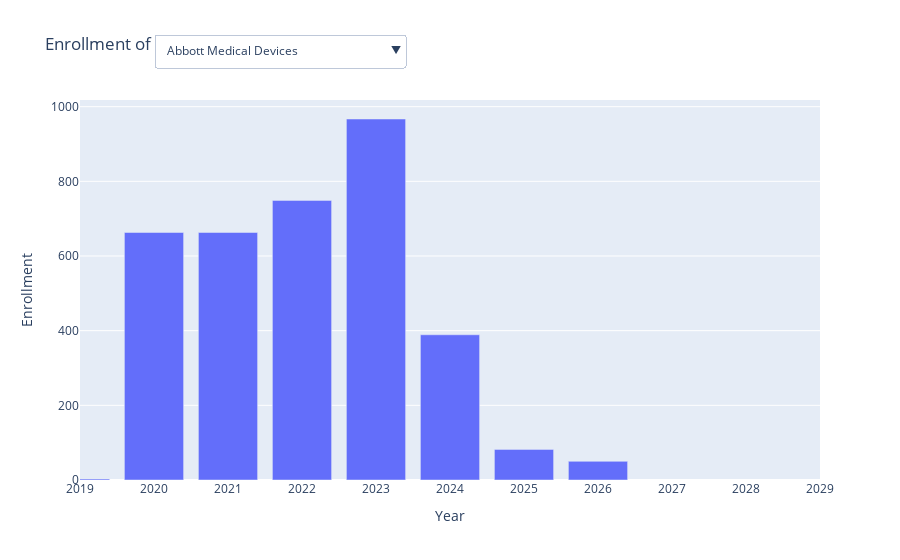

This figure's notebook cell:
### Code cell
enrollment_of_comp_trial_by_year()

### Figure 1 — Plotly figure (JSON) as saved in the notebook; plotly's stock layout.template omitted (floating-point values rounded to 4 significant figures)
{"data": [{"name": "Cardiovascular Disease", "type": "bar", "visible": true, "x": [2019, 2020, 2021, 2022, 2023, 2024, 2025, 2026], "y": [3, 663, 663, 749, 967, 389, 82, 50]}, {"name": "Cardiovascular Disease", "type": "bar", "visible": false, "x": [2020, 2021, 2022, 2023, 2024, 2025, 2026], "y": [18, 18, 46777, 46777, 7297, 7297, 7297]}, {"name": "Diabetes", "type": "bar", "visible": false, "x": [2023, 2024, 2025, 2026], "y": [592, 592, 592, 592]}, {"name": "Liver Disease", "type": "bar", "visible": false, "x": [2021, 2022, 2023], "y": [20, 45, 25]}, {"name": "Obesity", "type": "bar", "visible": false, "x": [2019, 2020, 2021, 2022, 2023, 2024, 2025, 2026], "y": [60, 170, 170, 182, 1256, 1276, 1184, 1184]}, {"name": "Cardiovascular Disease", "type": "bar", "visible": false, "x": [2020, 2021, 2022, 2023, 2024, 2025, 2026], "y": [24636, 33219, 39932, 33097, 2937, 1477, 1000]}, {"name": "Diabetes", "type": "bar", "visible": false, "x": [2019, 2020, 2021, 2022, 2023, 2024], "y": [621, 240920, 241783, 241147, 240900, 679]}, {"name": "Endocrine Disorder", "type": "bar", "visible": false, "x": [2023, 2024, 2025], "y": [1090, 1090, 1090]}, {"name": "Kidney Disease", "type": "bar", "visible": false, "x": [2019, 2020, 2021, 2022, 2023, 2024, 2025, 2026], "y": [1938, 1008913, 1009701, 3692796, 3693560, 3700, 1329, 300]}, {"name": "Liver Disease", "type": "bar", "visible": false, "x": [2021, 2022, 2023, 2024], "y": [12, 24, 114, 118]}, {"name": "Cardiovascular Disease", "type": "bar", "visible": false, "x": [2020, 2021, 2022, 2023, 2024], "y": [6016, 7052, 7652, 6616, 6016]}, {"name": "Diabetes", "type": "bar", "visible": false, "x": [2019, 2020, 2021, 2022, 2023, 2024, 2025, 2026, 2027, 2028], "y": [24, 2056, 339359, 413130, 91954, 76007, 11507, 5500, 5500, 5500]}, {"name": "Kidney Disease", "type": "bar", "visible": false, "x": [2020, 2021, 2022, 2023, 2024, 2025, 2026, 2027, 2028], "y": [243, 337575, 411793, 1090398, 1074578, 12078, 5819, 5819, 5600]}, {"name": "Liver Disease", "type": "bar", "visible": false, "x": [2022, 2023, 2024, 2025], "y": [27, 27, 32, 32]}, {"name": "Cardiovascular Disease", "type": "bar", "visible": false, "x": [2020, 2021, 2022, 2023, 2024, 2025, 2026, 2027], "y": [530, 530, 5252, 5252, 11252, 6600, 6000, 6000]}, {"name": "Diabetes", "type": "bar", "visible": false, "x": [2019, 2020, 2021, 2022, 2023, 2024, 2025, 2026], "y": [13654, 29429, 540854, 526111, 578834, 548434, 547750, 600]}, {"name": "Kidney Disease", "type": "bar", "visible": false, "x": [2019, 2020, 2021, 2022, 2023], "y": [28, 28, 484, 484, 261]}, {"name": "Obesity", "type": "bar", "visible": false, "x": [2020, 2021, 2022, 2023, 2024, 2025, 2026], "y": [87, 474, 469, 6668, 7530, 7476, 7260]}, {"name": "Diabetes", "type": "bar", "visible": false, "x": [2020, 2021, 2022, 2023, 2024], "y": [154, 65, 165, 255, 165]}, {"name": "Diabetes", "type": "bar", "visible": false, "x": [2021, 2022, 2023, 2024, 2025], "y": [159, 499, 15803, 15604, 15000]}, {"name": "Cardiovascular Disease", "type": "bar", "visible": false, "x": [2023, 2024, 2025, 2026, 2027, 2028, 2029], "y": [432, 12932, 12932, 12932, 12500, 12500, 12500]}, {"name": "Diabetes", "type": "bar", "visible": false, "x": [2019, 2020, 2021, 2022, 2023, 2024, 2025, 2026, 2027], "y": [3808, 19796, 21950, 21913, 29454, 30063, 25515, 3512, 2030]}, {"name": "Kidney Disease", "type": "bar", "visible": false, "x": [2023, 2024, 2025, 2026], "y": [2760, 2760, 2760, 140]}, {"name": "Obesity", "type": "bar", "visible": false, "x": [2019, 2020, 2021, 2022, 2023, 2024, 2025, 2026, 2027], "y": [5078, 5433, 12399, 44640, 70663, 66594, 58200, 47298, 36748]}, {"name": "Diabetes", "type": "bar", "visible": false, "x": [2020, 2021, 2022, 2023, 2024, 2025], "y": [42, 294, 252, 1050, 1392, 1392]}, {"name": "Obesity", "type": "bar", "visible": false, "x": [2023, 2024, 2025], "y": [450, 792, 792]}, {"name": "Diabetes", "type": "bar", "visible": false, "x": [2021, 2022, 2023, 2024, 2025], "y": [377, 808, 1594, 1396, 513]}, {"name": "Kidney Disease", "type": "bar", "visible": false, "x": [2019, 2020, 2021], "y": [54, 54, 54]}, {"name": "Liver Disease", "type": "bar", "visible": false, "x": [2020, 2021, 2022, 2023], "y": [96, 96, 48, 24]}, {"name": "Obesity", "type": "bar", "visible": false, "x": [2021, 2022], "y": [254, 254]}, {"name": "Cardiovascular Disease", "type": "bar", "visible": false, "x": [2019, 2020, 2021, 2022, 2023, 2024, 2025, 2026, 2027], "y": [919, 1659617, 20984, 20043, 226444, 20210, 19283, 17313, 17013]}, {"name": "Liver Disease", "type": "bar", "visible": false, "x": [2021, 2022, 2023], "y": [109, 185, 76]}, {"name": "Obesity", "type": "bar", "visible": false, "x": [2022, 2023], "y": [126, 126]}, {"name": "Cardiovascular Disease", "type": "bar", "visible": false, "x": [2021, 2022, 2023, 2024, 2025], "y": [72, 488, 416, 416, 416]}, {"name": "Diabetes", "type": "bar", "visible": false, "x": [2019, 2020, 2021, 2022, 2023], "y": [412, 449, 545, 114, 18]}, {"name": "Liver Disease", "type": "bar", "visible": false, "x": [2019, 2020, 2021, 2022, 2023, 2024], "y": [42, 89, 64, 48, 52, 28]}, {"name": "Obesity", "type": "bar", "visible": false, "x": [2020, 2021, 2022, 2023, 2024], "y": [107399, 797, 1532, 1604, 122]}, {"name": "Cardiovascular Disease", "type": "bar", "visible": false, "x": [2021, 2022, 2023], "y": [163, 163, 163]}, {"name": "Diabetes", "type": "bar", "visible": false, "x": [2019, 2020, 2021, 2022, 2023, 2024], "y": [1605, 1605, 798, 1566, 1538, 200]}, {"name": "Diabetes", "type": "bar", "visible": false, "x": [2022, 2023, 2024, 2025], "y": [78, 332, 364, 150]}, {"name": "Kidney Disease", "type": "bar", "visible": false, "x": [2023, 2024, 2025], "y": [123, 180, 180]}], "layout": {"barmode": "stack", "title": {"text": "Enrollment of Competitor Trials by Year"}, "updatemenus": [{"buttons": [{"args": [{"visible": [true, false, false, false, false, false, false, false, false, false, false, false, false, false]}], "label": "Abbott Medical Devices", "method": "update"}, {"args": [{"visible": [false, true, false, false, false, false, false, false, false, false, false, false, false, false]}], "label": "Amgen", "method": "update"}, {"args": [{"visible": [false, false, true, false, false, false, false, false, false, false, false, false, false, false]}], "label": "AstraZeneca", "method": "update"}, {"args": [{"visible": [false, false, false, true, false, false, false, false, false, false, false, false, false, false]}], "label": "Bayer", "method": "update"}, {"args": [{"visible": [false, false, false, false, true, false, false, false, false, false, false, false, false, false]}], "label": "Boehringer Ingelheim", "method": "update"}, {"args": [{"visible": [false, false, false, false, false, true, false, false, false, false, false, false, false, false]}], "label": "Chong Kun Dang Pharmaceutical", "method": "update"}, {"args": [{"visible": [false, false, false, false, false, false, true, false, false, false, false, false, false, false]}], "label": "Daewoong Pharmaceutical Co. LTD.", "method": "update"}, {"args": [{"visible": [false, false, false, false, false, false, false, true, false, false, false, false, false, false]}], "label": "Eli Lilly and Company", "method": "update"}, {"args": [{"visible": [false, false, false, false, false, false, false, false, true, false, false, false, false, false]}], "label": "Innovent Biologics (Suzhou) Co. Ltd.", "method": "update"}, {"args": [{"visible": [false, false, false, false, false, false, false, false, false, true, false, false, false, false]}], "label": "Jiangsu HengRui Medicine Co., Ltd.", "method": "update"}, {"args": [{"visible": [false, false, false, false, false, false, false, false, false, false, true, false, false, false]}], "label": "Novartis Pharmaceuticals", "method": "update"}, {"args": [{"visible": [false, false, false, false, false, false, false, false, false, false, false, true, false, false]}], "label": "Pfizer", "method": "update"}, {"args": [{"visible": [false, false, false, false, false, false, false, false, false, false, false, false, true, false]}], "label": "Sanofi", "method": "update"}, {"args": [{"visible": [false, false, false, false, false, false, false, false, false, false, false, false, false, true]}], "label": "Shandong Suncadia Medicine Co., Ltd.", "method": "update"}], "direction": "down", "pad": {"r": 10, "t": 10}, "showactive": true, "x": 0.1, "xanchor": "left", "y": 1.2, "yanchor": "top"}], "xaxis": {"range": [2019, 2029], "ticktext": [2019, 2020, 2021, 2022, 2023, 2024, 2025, 2026, 2027, 2028, 2029], "tickvals": [2019, 2020, 2021, 2022, 2023, 2024, 2025, 2026, 2027, 2028, 2029], "title": {"text": "Year"}}, "yaxis": {"title": {"text": "Enrollment"}}}}
